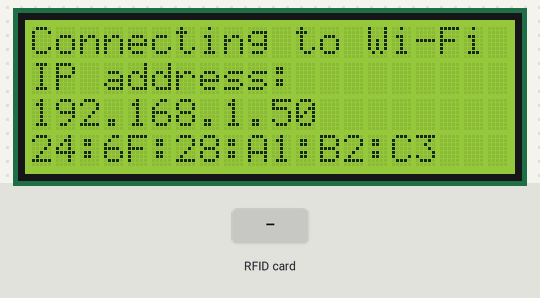
Bench run of a sketch on a simulated ESP32. On the bench: 20×4 character LCD. Inputs (shaded band) come from the test bench. WiFi joins after 1.5 s; servers stay silent unless stated; uploads are accepted with an empty reply; what the sketch prints to the serial monitor is not drawn.

Above: at 1.7 s.
At 6.1 s:
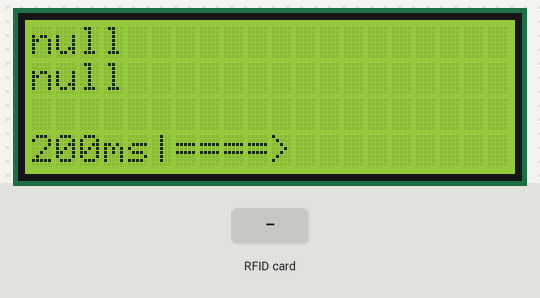
6.2 s: RFID card 12 34 43 21 held to the reader
At 8.7 s:
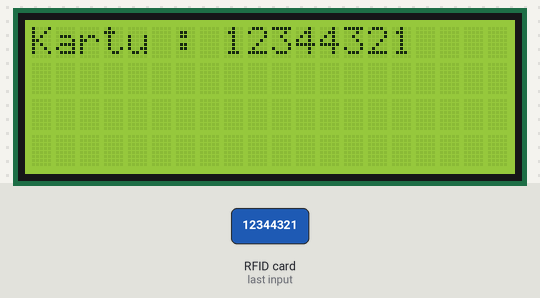
9.6 s: RFID card 5E 7A 19 C4 held to the reader
At 10.9 s:
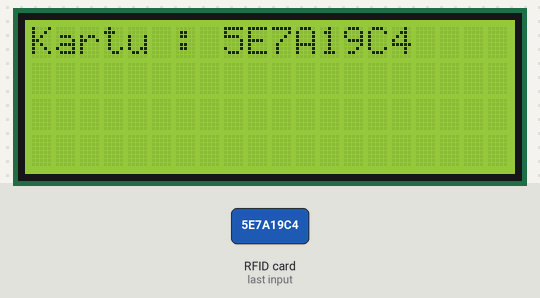
Timing chart, 0 to 12.6 s (numbered marks = the images above; inputs shaded):
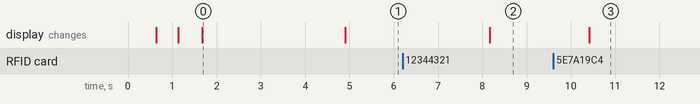

The sketch:

RFID.ino
```cpp
#include <SPI.h>
#include <MFRC522.h>
#include <Wire.h>
#include <LiquidCrystal_I2C.h>
#include <WiFi.h>
#include <ArduinoJson.h>
#include <HTTPClient.h>

#define RST_PIN   22       // Reset pin
#define SDA_PIN   21       // SDA pin
#define SCK_PIN   18       // SCK pin
#define MOSI_PIN  23       // MOSI pin
#define MISO_PIN  19       // MISO pin

MFRC522 mfrc522(SDA_PIN, RST_PIN);   // Create MFRC522 instance.

int lcdColumns = 20;
int lcdRows = 4;

String uid = ""; // Declare a variable to store the UID as a string

// Set LCD address, number of columns and rows
LiquidCrystal_I2C lcd(0x27, lcdColumns, lcdRows);

// WiFi credentials
const char* ssid = "ndalem";
const char* password = "12344321";

// Server details
const char* server = "absen.ppnh.my.id";
const int port = 80;
const String path = "/api2_tapkartu.php";  // Replace with the correct path

void setup() {
  Serial.begin(9600);
  while (!Serial);    // Do nothing if no serial port is opened (added for Arduinos based on ATMEGA32U4)
  SPI.begin(SCK_PIN, MISO_PIN, MOSI_PIN, SDA_PIN);
  mfrc522.PCD_Init();
  Serial.println("Scan RFID tag.");

  Wire.begin(4, 5);

  // Initialize LCD
  lcd.init();
  // Turn on LCD backlight
  lcd.backlight();
  Serial.println("Menyalakan Layar");

  // Connect to Wi-Fi network
  connectToWiFi();
  displayDateTime();
}

int i = 0;
int j = 5;
boolean isDisplayCard = false;

void loop() {
  // Mendapatkan kekuatan sinyal Wi-Fi
  int32_t rssi = WiFi.RSSI();

  Serial.println();

  // Look for new cards
  if (mfrc522.PICC_IsNewCardPresent()) {
    // Select one of the cards
    if (mfrc522.PICC_ReadCardSerial()) {
      // Print UID
      Serial.print("UID tag: ");

      char hex[3];
      uid = ""; // Reset the UID string
      for (byte i = 0; i < mfrc522.uid.size; i++) {
        Serial.print(mfrc522.uid.uidByte[i] < 0x10 ? "0" : "");
        Serial.print(mfrc522.uid.uidByte[i], HEX);

        uid.concat(mfrc522.uid.uidByte[i] < 0x10 ? "0" : "");

        sprintf(hex, "%02X", mfrc522.uid.uidByte[i]);
        uid.concat(hex);
      }

      Serial.println(uid);

      // Halt PICC
      mfrc522.PICC_HaltA();
      // Stop encryption on PCD
      mfrc522.PCD_StopCrypto1();

      lcd.clear();
      lcd.setCursor(0, 0);
      lcd.print("Kartu : ");
      lcd.print(uid);

      // Make HTTP GET request with the UID
      postUID(uid);
      isDisplayCard = true;
      i=1;
    }
  }


  if(!isDisplayCard){
    displayDateTime();
    delay(2000);
  }

  if(i==5){
    isDisplayCard = false;
    i=1;
    Serial.print(i);
  }else{
    i++;
    Serial.print(i);
  }

  delay(1000);
}

void connectToWiFi() {
  Serial.print("Connecting to Wi-Fi");
  lcd.setCursor(0, 0);
  lcd.print("Connecting to Wi-Fi ");

  // Connect to Wi-Fi network
  WiFi.begin(ssid, password);

  while (WiFi.status() != WL_CONNECTED) {
    Serial.print(".");
    lcd.print(".");
    delay(500);
  }

  Serial.println();
  Serial.println("Wi-Fi connected");

  lcd.setCursor(0, 1);
  lcd.print("IP address: ");

  lcd.setCursor(0, 2);
  lcd.print(WiFi.localIP());

  lcd.setCursor(0, 3);
  lcd.print(WiFi.macAddress());
  Serial.print("IP address: ");
  Serial.println(WiFi.localIP());
  Serial.println(WiFi.macAddress());
  delay(3000);
}

void postUID(String uid) {
  // Create the GET request URL
  String url = "http://" + String(server) + path + "?rfid=" + uid + "&i=" + i;

  // Send the HTTP GET request
  HTTPClient http;
  http.begin(url);
  int httpCode = http.GET();

  if (httpCode == HTTP_CODE_OK) {
    // Read the response as a string
    String response = http.getString();
    Serial.println(response);

    // Parse the JSON response
    DynamicJsonDocument doc(500);
    DeserializationError error = deserializeJson(doc, response);
    int jumlahMessage = doc["jumlahMessage"].as<int>();
    Serial.println("Jumlah Message");
    Serial.println(jumlahMessage);

    String messages[jumlahMessage];
    String path = "message";
    for ( int i=1; i<=jumlahMessage; i++){
      messages[i-1] = doc[path + i].as<String>();

      Serial.println(path + i);
      Serial.println(doc[path + i].as<String>());
      Serial.println(messages[i-1]);
    }

    int cetakBaris = 1;
    for ( int j = 0; j < jumlahMessage; j++){
      lcd.setCursor(0, cetakBaris);
      if (messages[j].length() > lcdColumns) {
        for (int k = 0; k < lcdColumns; k++) {
          lcd.print(messages[j][k]);
        }
      } else {
        lcd.print(messages[j]);
      }

      if(cetakBaris == 3){
        delay(3000);
        cetakBaris = 0;
        lcd.clear();
      }else{
        cetakBaris++;
      }

    }
  } else {
    Serial.print("HTTP request failed with error code: ");
    Serial.println(httpCode);
  }
  http.end();
}

void displayDateTime() {
  // Get the current timestamp before making the request
  unsigned long startTime = millis();

  // Create the GET request URL
  String url = "http://" + String(server) + "/now.php" + "?i=" + i;

  // Send the HTTP GET request
  HTTPClient http;
  http.begin(url);
  int httpCode = http.GET();

  // Get the current timestamp after receiving the response
  unsigned long endTime = millis();

  // Calculate the elapsed time in milliseconds
  unsigned long elapsedTime = endTime - startTime;

  int bar = elapsedTime/50;

  if (httpCode == HTTP_CODE_OK) {
    // Read the response as a string
    String response = http.getString();
    Serial.println(response);

    // Parse the JSON response
    DynamicJsonDocument doc(256);
    DeserializationError error = deserializeJson(doc, response);

    String date = doc["message"].as<String>();
    String time = doc["message2"].as<String>();

    // Display date and time on LCD
    lcd.clear();
    lcd.setCursor(0, 0);
    lcd.print(date);
    lcd.setCursor(0, 1);
    lcd.print(time);
  } else {
    Serial.print("HTTP request failed with error code: ");
    Serial.println(httpCode);
    lcd.clear();
    lcd.setCursor(0, 0);
    lcd.print("Tidak Terhubung ke server");
  }
  http.end();

  lcd.setCursor(0, 3);
  lcd.print(elapsedTime);
  lcd.print("ms|");
  if( bar > 14 ){
    lcd.print("signalLemah");
  } else {
    for (int a = 0; a < bar; a++){
      lcd.print("=");
    }
      lcd.print(">");
  }
}
```

Measured:
- after the input at 6.2 s, the display: changes after 2.0 s (image 2)
- after the input at 9.6 s, the display: changes after 0.82 s (image 3)
- what the display in image 0 shows lasts 3.2 s, from 1.7 s to 4.9 s
